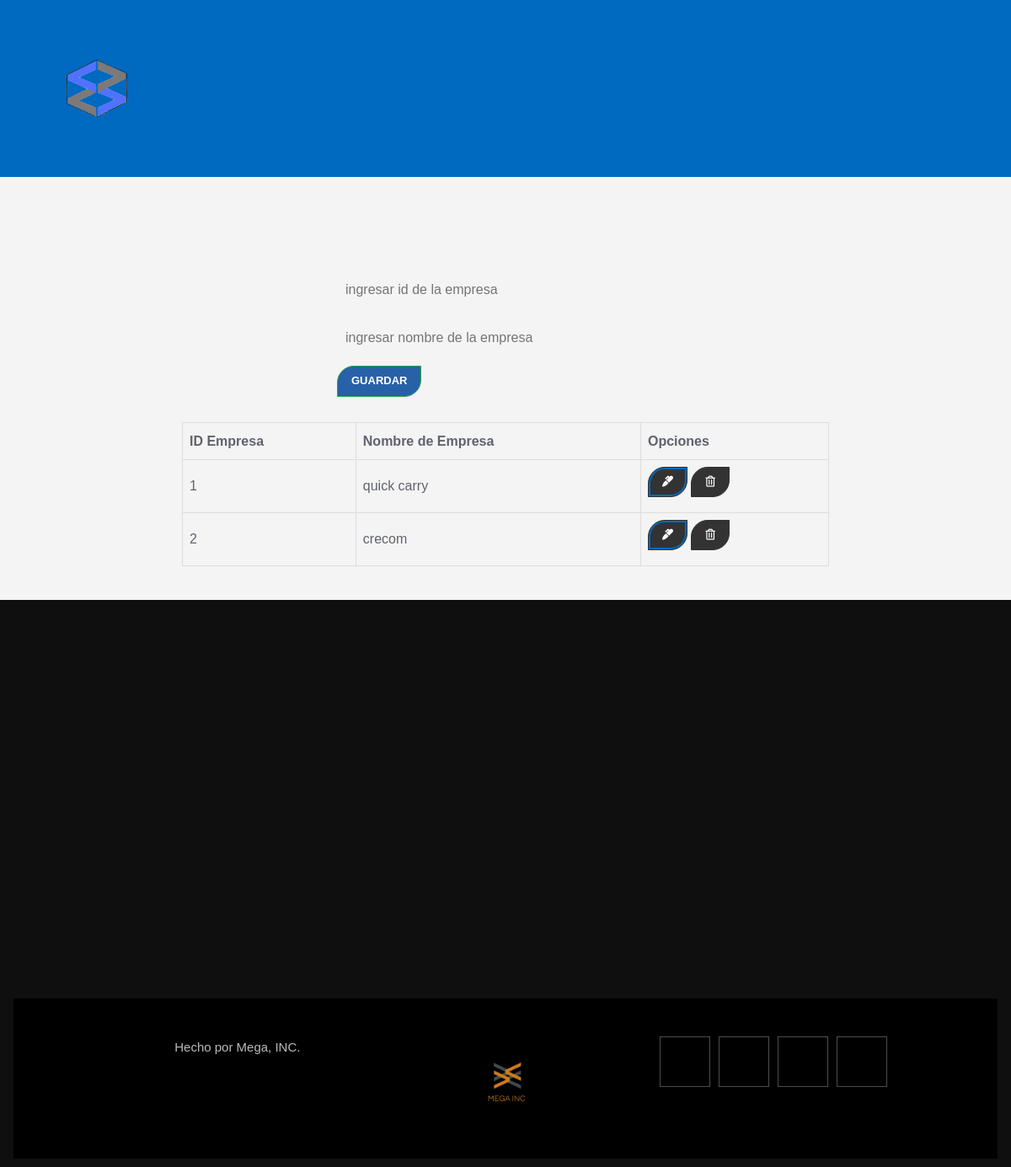
/home/gestionEmpresa.php (signed in), run on the app's committed database.
### tables this page shows
CREATE TABLE `empresa` (
  `id_empresa` int(10) NOT NULL,
  `empresa` varchar(20) NOT NULL
);

### home/gestionEmpresa.php (the view, shortened to what this page needs)
<?php include("config\usersDB.php"); ?>
<?php include('includes\header.php'); ?>
<main class="container p-4">
  <div class="row">
    <div class="col-md-4">
      <div class="card card-body">
        <form action="save_empresa.php" method="POST">
          <div class="form-group">
            <input type="text" name="id_empresa" class="form-control" placeholder="ingresar id de la empresa" autofocus required>
          </div>
          <div class="form-group">
            <input type="text" name="empresa" class="form-control" placeholder="ingresar nombre de la empresa" autofocus required>
          </div>
          <input type="submit" name="save_empresa" class="btn btn-success btn-block" value="Guardar">
        </form>
      </div>
    </div>
    <div class="col-md-8">
      <table class="table table-bordered">
        <thead>
          <tr>
            <th>ID Empresa</th>
            <th>Nombre de Empresa</th>
            <th>Opciones</th>
          </tr>
        </thead>
        <tbody>
          <?php
          $query = "SELECT * FROM Empresa";
          $result_tasks = mysqli_query($conn, $query);
          while($row = mysqli_fetch_assoc($result_tasks)) { ?>
          <tr>
            <td><?php echo $row['id_empresa']; ?></td>
            <td><?php echo $row['empresa']; ?></td>
            <td>
              <a href="edit_empresa.php?id_empresa=<?php echo $row['id_empresa']?>" class="btn btn-secondary">
                <i class="fas fa-marker"></i>
              </a>
              <a href="delete_empresa.php?id_empresa=<?php echo $row['id_empresa']?>" class="btn btn-danger">
                <i class="far fa-trash-alt"></i>
              </a>
            </td>
          </tr>
          <?php } ?>
        </tbody>
      </table>
    </div>
  </div>
</main>
<?php include('includes\footer.php'); ?>

### asset/css/seguimiento.css (style rules this page uses)
:root { --rich-black-fogra-29: hsl(230, 14%, 9%); --gray-x-11-gray: hsl(0, 0%, 73%); --oxford-blue_a15: hsla(216, 65%, 10%, 0.15); --yellow-green: #0069C0; --smoky-black: hsl(0, 0%, 6%); --black-coral: hsl(231, 6%, 40%); --light-gray: hsl(0, 0%, 80%); --cultured: hsl(240, 10%, 94%); --white: hsl(0, 0%, 100%); --white_a30: hsla(0, 0%, 100%, 0.3); --black: hsl(0, 0%, 0%); --ff-quicksand: "Quicksand", sans-serif; --ff-nunito_sans: "Nunito Sans", sans-serif; --fs-1: 5.5rem; --fs-2: 3.6rem; --fs-3: 3.2rem; --fs-4: 2.6rem; --fs-5: 2.4rem; --fs-6: 2.2rem; --fs-7: 2rem; --fs-8: 1.8rem; --fs-9: 1.5rem; --fs-10: 1.4rem; --fs-11: 1.3rem; --fw-500: 500; --fw-600: 600; --fw-700: 700; --section-padding: 40px; --shadow: 0 15px 40px 0 hsla(224, 24%, 47%, 0.1); --radius-circle: 50%; --radius-60: 60px; --radius-50: 50px; --radius-30: 30px; --radius-20: 20px; --radius-15: 15px; --radius-5: 5px; --transition-1: 0.25s ease; --transition-2: 0.5s ease; --cubic-out: cubic-bezier(0.33, 0.85, 0.4, 0.96); }
*, *::before, *::after { margin: 0; padding: 0; box-sizing: border-box; }
a, img, span, button, ion-icon { display: block; }
a { color: inherit; text-decoration: none; }
input, button { background: none; border: none; font: inherit; }
input { width: 100%; }
html { font-family: var(--ff-nunito_sans); font-size: 10px; scroll-behavior: smooth; }
body { background-color: var(--white); color: var(--black-coral); font-size: 1.6rem; line-height: 1.7; overflow-x: hidden; }
.container { padding-inline: 16px; }
.btn { display: flex; align-items: center; gap: 5px; font-family: var(--ff-quicksand); font-size: var(--fs-11); font-weight: var(--fw-700); text-transform: uppercase; max-width: max-content; padding: 20px 40px; border-radius: var(--radius-20) 0; line-height: 1.4; transition: var(--transition-1); }
.btn-secondary { color: var(--smoky-black); box-shadow: inset 0 0 0 2px var(--yellow-green); }
@media (min-width: 575px) { :root { --fs-2: 4.2rem; } }
@media (min-width: 575px) { .btn-secondary { padding-inline: 70px; } }
@media (min-width: 768px) { :root { --fs-3: 3.6rem; --section-padding: 60px; } }
@media (min-width: 768px) { .container { max-width: 850px; width: 100%; margin-inline: auto; } }
@media (min-width: 992px) { :root { --fs-2: 5.4rem; --fs-3: 3.6rem; --section-padding: 100px; } }
@media (min-width: 992px) { .container { max-width: 1050px; } }
@media (min-width: 1200px) { :root { --fs-2: 6rem; --fs-3: 4rem; } }
@media (min-width: 1200px) { .container { max-width: 1200px; } }
@media (min-width: 1200px) { main { max-width: 800px; margin: 0 auto; padding: 20px; } }
@media (min-width: 1200px) { input[type="text"] { width: 100%; padding: 10px; margin-bottom: 10px; } }
@media (min-width: 1200px) { body, h1, h2, h3, p, ul, li { margin: 0; padding: 0; } }
@media (min-width: 1200px) { body { font-family: 'Arial', sans-serif; background-color: #f4f4f4; } }
@media (min-width: 1200px) { .container { max-width: 1200px; margin: 0 auto; overflow: hidden; } }
@media (min-width: 1200px) { main { padding: 20px 0; } }
@media (min-width: 1200px) { .card { margin-bottom: 20px; } }
@media (min-width: 1200px) { .table { width: 100%; border-collapse: collapse; margin-top: 20px; } }
@media (min-width: 1200px) { .table th, .table td { border: 1px solid #ddd; padding: 8px; text-align: left; } }
@media (min-width: 1200px) { .btn { display: inline-block; padding: 8px 16px; margin-bottom: 10px; text-align: center; text-decoration: none; background-color: #333; color: #fff; border: 1px solid #333; cursor: pointer; } }
@media (min-width: 1200px) { .btn-success { background-color: #2861a7; border: 1px solid #28a745; } }
@media (min-width: 1200px) { form { max-width: 400px; margin: 0 auto; } }

### data on the page
empresa: id_empresa "1", empresa "quick carry"
empresa: id_empresa "2", empresa "crecom"
